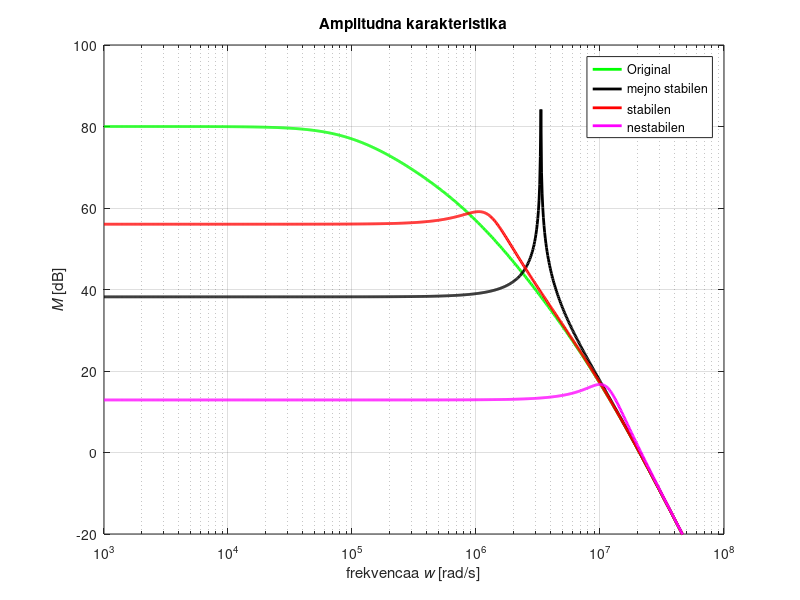

Write MATLAB code to recreate this figure.
close all; clear all; clc;
#Bode digram


# Sistem G(jω) brez povratne vezave
#                    G0
# G(s) = ------------------------------
#         (1+s/wp1)(1+s/wp2)(1+s/wp3)


# Sistem celotnega sistema H(jω)
#             G(s)
# H(s) = --------------
#         1 + K(s)*G(s)

#Nastavitve 
  %w od kje do kje risapt
  w = logspace(3,8, 1000);  #Frekvenca od kje rasati
  r_zac = 1e3;
  r_kon = 1e8; 
  razpone = [r_zac r_kon];
  %Nastevitem magnetud amplitudnega grafa
  mag_low  =  -20;    
  mag_high =  100;

#Data:
wp1 = 10^5;
wp2 = 10^6;
wp3 = 10^7;

 barva = ['k', 'r', 'm', 'b', 'y', 'm'];

#I. sistema G(jω) brez povratne vezave,

  %Numerator
  G0 = 10^4;
  
  %Dominator
  a3 = 1;
  a2 = wp1 + wp2 + wp3;
  a1 = wp1*wp2 + wp1*wp3 + wp2*wp3;
  a0 = wp1*wp2*wp3;

  #Draw Bode of G(s)
  num = [G0*wp1*wp2*wp3];
  den = [a3 a2 a1 a0];
  
  sys = tf(num, den);
  [mag, phase] = bode(sys, w);
  dbmag = 20*log10(mag);

  fig1 = figure(1);
  %Bode Graph Computer Real Line
  semilogx(w, dbmag, 'g', 'LineWidth', 2); 
  hold on;

 
#II. celotnega sistema H(jω):
# 1. za vrednost β, pri kateri je sistem mejno (ne)stabilen,
# 2. za vrednost β, pri kateri je sistem stabilen in je fazni razloček ali fazna varnost Φm ≈ +45⁰,
# 3. za vrednost β, pri kateri je sistem nestabilen in je fazni razloček ali fazna varnost Φm ≈ ‒ 45⁰

  %Numerator
  G0 = 10^4;
  B = [ 0.012210 0.00148  0.2265]; # 1. mejno nestabilen, 2. stabilen s fazno varnostjo +45 3. nestabilen z fazno varnostjo -45
 for i = 1:length(B);
  %Dominator
  a3 = 1;
  a2 = wp1 + wp2 + wp3;
  a1 = wp1*wp2 + wp1*wp3 + wp2*wp3;
  a0 = wp1*wp2*wp3*(1 + B(i)*G0);
    
  #Draw Bode of G(s)
  num = [G0*wp1*wp2*wp3];
  den = [a3 a2 a1 a0];
  
  sys = tf(num, den);
  [mag] = bode(sys, w);
  dbmag = 20*log10(mag);
  
 
  #Draw
  semilogx(w, dbmag, barva(i), 'LineWidth', 2);
  endfor
 axis([ razpone mag_low mag_high])
 xlabel('frekvencaa {\itw} [rad/s]'); ylabel('{\itM} [dB]');
  legend("Original", "mejno stabilen","stabilen","nestabilen")
 grid on; title('Amplitudna karakteristika');
 pause(1);


#======













